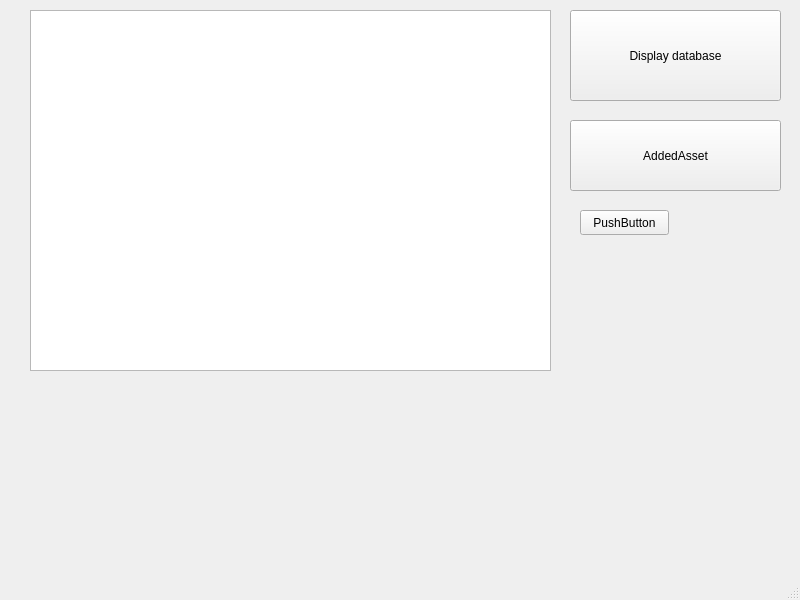
<?xml version="1.0" encoding="UTF-8"?>
<ui version="4.0">
 <class>MainWindow</class>
 <widget class="QMainWindow" name="MainWindow">
  <property name="geometry">
   <rect>
    <x>0</x>
    <y>0</y>
    <width>800</width>
    <height>600</height>
   </rect>
  </property>
  <property name="windowTitle">
   <string>MainWindow</string>
  </property>
  <widget class="QWidget" name="centralwidget">
   <widget class="QPushButton" name="pushButton">
    <property name="geometry">
     <rect>
      <x>570</x>
      <y>10</y>
      <width>211</width>
      <height>91</height>
     </rect>
    </property>
    <property name="text">
     <string>Display database</string>
    </property>
   </widget>
   <widget class="QTableWidget" name="tableWidget">
    <property name="geometry">
     <rect>
      <x>30</x>
      <y>10</y>
      <width>521</width>
      <height>361</height>
     </rect>
    </property>
   </widget>
   <widget class="QPushButton" name="pushButton_2">
    <property name="geometry">
     <rect>
      <x>570</x>
      <y>120</y>
      <width>211</width>
      <height>71</height>
     </rect>
    </property>
    <property name="text">
     <string>AddedAsset</string>
    </property>
   </widget>
   <widget class="QPushButton" name="pushButton_3">
    <property name="geometry">
     <rect>
      <x>580</x>
      <y>210</y>
      <width>89</width>
      <height>25</height>
     </rect>
    </property>
    <property name="text">
     <string>PushButton</string>
    </property>
   </widget>
  </widget>
  <widget class="QMenuBar" name="menubar">
   <property name="geometry">
    <rect>
     <x>0</x>
     <y>0</y>
     <width>800</width>
     <height>22</height>
    </rect>
   </property>
  </widget>
  <widget class="QStatusBar" name="statusbar"/>
 </widget>
 <resources/>
 <connections/>
</ui>
